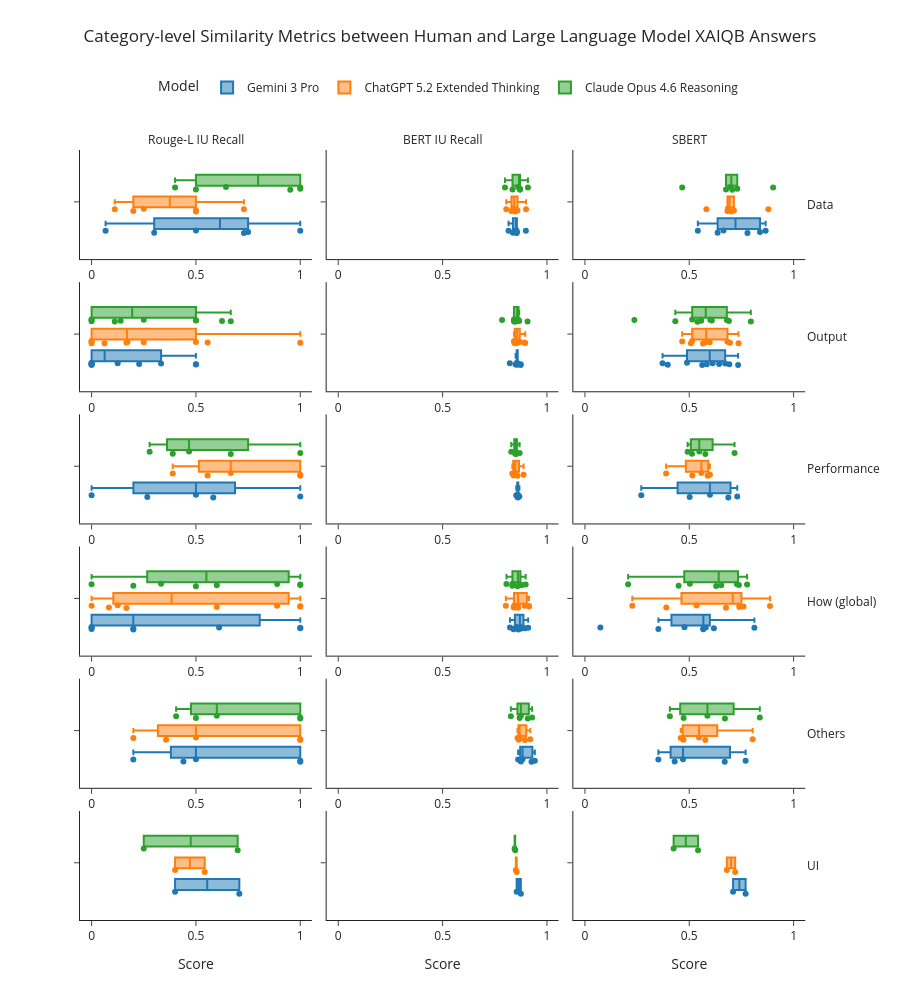

This figure's notebook cell:
### Code cell
fig = px.box(highest_similarity_df.melt(id_vars = id_vars, value_vars = value_vars, var_name = "Metric", value_name = "Score"),
             x = "Score", facet_row = "Category", facet_col = "Metric", 
             color = "Model", points = "all",
             height = 1000, template = "simple_white",
             title = "Category-level Similarity Metrics between Human and Large Language Model XAIQB Answers"
             ).for_each_xaxis(lambda x: x.update(showticklabels = True)).update_layout(
                 title = dict(x = 0.5, y = 0.97), 
                 legend = dict(orientation = "h", yanchor = "top", y = 1.1, xanchor = "center", x = 0.5), 
                 margin = dict(t = 150, pad = 0),
                 boxgroupgap = 0.5)

for annotation in fig["layout"]["annotations"]: 
    annotation["textangle"] = 0

fig.for_each_annotation(lambda x: x.update(text = x.text.split("=")[1]))
fig.for_each_xaxis(lambda x: x.update(showticklabels = True))
fig.show()

### Figure 1 — Plotly figure (JSON) as saved in the notebook; plotly's stock layout.template omitted (floating-point values rounded to 4 significant figures)
{"data": [{"alignmentgroup": "True", "boxpoints": "all", "hovertemplate": "Model=Gemini 3 Pro<br>Category=Data<br>Metric=Rouge-L IU Recall<br>Score=%{x}<extra></extra>", "legendgroup": "Gemini 3 Pro", "marker": {"color": "#1F77B4"}, "name": "Gemini 3 Pro", "notched": false, "offsetgroup": "Gemini 3 Pro", "orientation": "h", "showlegend": true, "type": "box", "x": [1.0, 0.73, 0.75, 0.5, 0.067, 0.3], "x0": " ", "xaxis": "x16", "y0": " ", "yaxis": "y16"}, {"alignmentgroup": "True", "boxpoints": "all", "hovertemplate": "Model=Gemini 3 Pro<br>Category=Data<br>Metric=BERT IU Recall<br>Score=%{x}<extra></extra>", "legendgroup": "Gemini 3 Pro", "marker": {"color": "#1F77B4"}, "name": "Gemini 3 Pro", "notched": false, "offsetgroup": "Gemini 3 Pro", "orientation": "h", "showlegend": false, "type": "box", "x": [0.856, 0.899, 0.855, 0.816, 0.854, 0.837], "x0": " ", "xaxis": "x17", "y0": " ", "yaxis": "y17"}, {"alignmentgroup": "True", "boxpoints": "all", "hovertemplate": "Model=Gemini 3 Pro<br>Category=Data<br>Metric=SBERT<br>Score=%{x}<extra></extra>", "legendgroup": "Gemini 3 Pro", "marker": {"color": "#1F77B4"}, "name": "Gemini 3 Pro", "notched": false, "offsetgroup": "Gemini 3 Pro", "orientation": "h", "showlegend": false, "type": "box", "x": [0.636, 0.839, 0.779, 0.866, 0.541, 0.664], "x0": " ", "xaxis": "x18", "y0": " ", "yaxis": "y18"}, {"alignmentgroup": "True", "boxpoints": "all", "hovertemplate": "Model=Gemini 3 Pro<br>Category=Output<br>Metric=Rouge-L IU Recall<br>Score=%{x}<extra></extra>", "legendgroup": "Gemini 3 Pro", "marker": {"color": "#1F77B4"}, "name": "Gemini 3 Pro", "notched": false, "offsetgroup": "Gemini 3 Pro", "orientation": "h", "showlegend": false, "type": "box", "x": [0.0, 0.228, 0.0, 0.5, 0.125, 0.0, 0.5, 0.0, 0.0, 0.333], "x0": " ", "xaxis": "x13", "y0": " ", "yaxis": "y13"}, {"alignmentgroup": "True", "boxpoints": "all", "hovertemplate": "Model=Gemini 3 Pro<br>Category=Output<br>Metric=BERT IU Recall<br>Score=%{x}<extra></extra>", "legendgroup": "Gemini 3 Pro", "marker": {"color": "#1F77B4"}, "name": "Gemini 3 Pro", "notched": false, "offsetgroup": "Gemini 3 Pro", "orientation": "h", "showlegend": false, "type": "box", "x": [0.858, 0.85, 0.857, 0.86, 0.857, 0.858, 0.874, 0.822, 0.855, 0.874], "x0": " ", "xaxis": "x14", "y0": " ", "yaxis": "y14"}, {"alignmentgroup": "True", "boxpoints": "all", "hovertemplate": "Model=Gemini 3 Pro<br>Category=Output<br>Metric=SBERT<br>Score=%{x}<extra></extra>", "legendgroup": "Gemini 3 Pro", "marker": {"color": "#1F77B4"}, "name": "Gemini 3 Pro", "notched": false, "offsetgroup": "Gemini 3 Pro", "orientation": "h", "showlegend": false, "type": "box", "x": [0.397, 0.562, 0.734, 0.612, 0.584, 0.643, 0.692, 0.372, 0.489, 0.672], "x0": " ", "xaxis": "x15", "y0": " ", "yaxis": "y15"}, {"alignmentgroup": "True", "boxpoints": "all", "hovertemplate": "Model=Gemini 3 Pro<br>Category=Performance<br>Metric=Rouge-L IU Recall<br>Score=%{x}<extra></extra>", "legendgroup": "Gemini 3 Pro", "marker": {"color": "#1F77B4"}, "name": "Gemini 3 Pro", "notched": false, "offsetgroup": "Gemini 3 Pro", "orientation": "h", "showlegend": false, "type": "box", "x": [0.267, 1.0, 0.583, 0.0, 0.5], "x0": " ", "xaxis": "x10", "y0": " ", "yaxis": "y10"}, {"alignmentgroup": "True", "boxpoints": "all", "hovertemplate": "Model=Gemini 3 Pro<br>Category=Performance<br>Metric=BERT IU Recall<br>Score=%{x}<extra></extra>", "legendgroup": "Gemini 3 Pro", "marker": {"color": "#1F77B4"}, "name": "Gemini 3 Pro", "notched": false, "offsetgroup": "Gemini 3 Pro", "orientation": "h", "showlegend": false, "type": "box", "x": [0.868, 0.861, 0.859, 0.861, 0.853], "x0": " ", "xaxis": "x11", "y0": " ", "yaxis": "y11"}, {"alignmentgroup": "True", "boxpoints": "all", "hovertemplate": "Model=Gemini 3 Pro<br>Category=Performance<br>Metric=SBERT<br>Score=%{x}<extra></extra>", "legendgroup": "Gemini 3 Pro", "marker": {"color": "#1F77B4"}, "name": "Gemini 3 Pro", "notched": false, "offsetgroup": "Gemini 3 Pro", "orientation": "h", "showlegend": false, "type": "box", "x": [0.502, 0.599, 0.73, 0.27, 0.687], "x0": " ", "xaxis": "x12", "y0": " ", "yaxis": "y12"}, {"alignmentgroup": "True", "boxpoints": "all", "hovertemplate": "Model=Gemini 3 Pro<br>Category=How (global)<br>Metric=Rouge-L IU Recall<br>Score=%{x}<extra></extra>", "legendgroup": "Gemini 3 Pro", "marker": {"color": "#1F77B4"}, "name": "Gemini 3 Pro", "notched": false, "offsetgroup": "Gemini 3 Pro", "orientation": "h", "showlegend": false, "type": "box", "x": [1.0, 0.2, 0.0, 0.0, 0.2, 0.611, 1.0, 0.0], "x0": " ", "xaxis": "x7", "y0": " ", "yaxis": "y7"}, {"alignmentgroup": "True", "boxpoints": "all", "hovertemplate": "Model=Gemini 3 Pro<br>Category=How (global)<br>Metric=BERT IU Recall<br>Score=%{x}<extra></extra>", "legendgroup": "Gemini 3 Pro", "marker": {"color": "#1F77B4"}, "name": "Gemini 3 Pro", "notched": false, "offsetgroup": "Gemini 3 Pro", "orientation": "h", "showlegend": false, "type": "box", "x": [0.91, 0.823, 0.853, 0.84, 0.878, 0.88, 0.895, 0.863], "x0": " ", "xaxis": "x8", "y0": " ", "yaxis": "y8"}, {"alignmentgroup": "True", "boxpoints": "all", "hovertemplate": "Model=Gemini 3 Pro<br>Category=How (global)<br>Metric=SBERT<br>Score=%{x}<extra></extra>", "legendgroup": "Gemini 3 Pro", "marker": {"color": "#1F77B4"}, "name": "Gemini 3 Pro", "notched": false, "offsetgroup": "Gemini 3 Pro", "orientation": "h", "showlegend": false, "type": "box", "x": [0.618, 0.579, 0.352, 0.074, 0.477, 0.567, 0.812, 0.568], "x0": " ", "xaxis": "x9", "y0": " ", "yaxis": "y9"}, {"alignmentgroup": "True", "boxpoints": "all", "hovertemplate": "Model=Gemini 3 Pro<br>Category=Others<br>Metric=Rouge-L IU Recall<br>Score=%{x}<extra></extra>", "legendgroup": "Gemini 3 Pro", "marker": {"color": "#1F77B4"}, "name": "Gemini 3 Pro", "notched": false, "offsetgroup": "Gemini 3 Pro", "orientation": "h", "showlegend": false, "type": "box", "x": [0.2, 1.0, 0.44, 0.5, 1.0], "x0": " ", "xaxis": "x4", "y0": " ", "yaxis": "y4"}, {"alignmentgroup": "True", "boxpoints": "all", "hovertemplate": "Model=Gemini 3 Pro<br>Category=Others<br>Metric=BERT IU Recall<br>Score=%{x}<extra></extra>", "legendgroup": "Gemini 3 Pro", "marker": {"color": "#1F77B4"}, "name": "Gemini 3 Pro", "notched": false, "offsetgroup": "Gemini 3 Pro", "orientation": "h", "showlegend": false, "type": "box", "x": [0.883, 0.942, 0.875, 0.862, 0.926], "x0": " ", "xaxis": "x5", "y0": " ", "yaxis": "y5"}, {"alignmentgroup": "True", "boxpoints": "all", "hovertemplate": "Model=Gemini 3 Pro<br>Category=Others<br>Metric=SBERT<br>Score=%{x}<extra></extra>", "legendgroup": "Gemini 3 Pro", "marker": {"color": "#1F77B4"}, "name": "Gemini 3 Pro", "notched": false, "offsetgroup": "Gemini 3 Pro", "orientation": "h", "showlegend": false, "type": "box", "x": [0.47, 0.43, 0.67, 0.352, 0.77], "x0": " ", "xaxis": "x6", "y0": " ", "yaxis": "y6"}, {"alignmentgroup": "True", "boxpoints": "all", "hovertemplate": "Model=Gemini 3 Pro<br>Category=UI<br>Metric=Rouge-L IU Recall<br>Score=%{x}<extra></extra>", "legendgroup": "Gemini 3 Pro", "marker": {"color": "#1F77B4"}, "name": "Gemini 3 Pro", "notched": false, "offsetgroup": "Gemini 3 Pro", "orientation": "h", "showlegend": false, "type": "box", "x": [0.4, 0.708], "x0": " ", "xaxis": "x", "y0": " ", "yaxis": "y"}, {"alignmentgroup": "True", "boxpoints": "all", "hovertemplate": "Model=Gemini 3 Pro<br>Category=UI<br>Metric=BERT IU Recall<br>Score=%{x}<extra></extra>", "legendgroup": "Gemini 3 Pro", "marker": {"color": "#1F77B4"}, "name": "Gemini 3 Pro", "notched": false, "offsetgroup": "Gemini 3 Pro", "orientation": "h", "showlegend": false, "type": "box", "x": [0.855, 0.875], "x0": " ", "xaxis": "x2", "y0": " ", "yaxis": "y2"}, {"alignmentgroup": "True", "boxpoints": "all", "hovertemplate": "Model=Gemini 3 Pro<br>Category=UI<br>Metric=SBERT<br>Score=%{x}<extra></extra>", "legendgroup": "Gemini 3 Pro", "marker": {"color": "#1F77B4"}, "name": "Gemini 3 Pro", "notched": false, "offsetgroup": "Gemini 3 Pro", "orientation": "h", "showlegend": false, "type": "box", "x": [0.71, 0.77], "x0": " ", "xaxis": "x3", "y0": " ", "yaxis": "y3"}, {"alignmentgroup": "True", "boxpoints": "all", "hovertemplate": "Model=ChatGPT 5.2 Extended Thinking<br>Category=Data<br>Metric=Rouge-L IU Recall<br>Score=%{x}<extra></extra>", "legendgroup": "ChatGPT 5.2 Extended Thinking", "marker": {"color": "#FF7F0E"}, "name": "ChatGPT 5.2 Extended Thinking", "notched": false, "offsetgroup": "ChatGPT 5.2 Extended Thinking", "orientation": "h", "showlegend": true, "type": "box", "x": [0.5, 0.73, 0.25, 0.5, 0.111, 0.2], "x0": " ", "xaxis": "x16", "y0": " ", "yaxis": "y16"}, {"alignmentgroup": "True", "boxpoints": "all", "hovertemplate": "Model=ChatGPT 5.2 Extended Thinking<br>Category=Data<br>Metric=BERT IU Recall<br>Score=%{x}<extra></extra>", "legendgroup": "ChatGPT 5.2 Extended Thinking", "marker": {"color": "#FF7F0E"}, "name": "ChatGPT 5.2 Extended Thinking", "notched": false, "offsetgroup": "ChatGPT 5.2 Extended Thinking", "orientation": "h", "showlegend": false, "type": "box", "x": [0.848, 0.9, 0.838, 0.805, 0.859, 0.83], "x0": " ", "xaxis": "x17", "y0": " ", "yaxis": "y17"}, {"alignmentgroup": "True", "boxpoints": "all", "hovertemplate": "Model=ChatGPT 5.2 Extended Thinking<br>Category=Data<br>Metric=SBERT<br>Score=%{x}<extra></extra>", "legendgroup": "ChatGPT 5.2 Extended Thinking", "marker": {"color": "#FF7F0E"}, "name": "ChatGPT 5.2 Extended Thinking", "notched": false, "offsetgroup": "ChatGPT 5.2 Extended Thinking", "orientation": "h", "showlegend": false, "type": "box", "x": [0.683, 0.879, 0.685, 0.702, 0.582, 0.714], "x0": " ", "xaxis": "x18", "y0": " ", "yaxis": "y18"}, {"alignmentgroup": "True", "boxpoints": "all", "hovertemplate": "Model=ChatGPT 5.2 Extended Thinking<br>Category=Output<br>Metric=Rouge-L IU Recall<br>Score=%{x}<extra></extra>", "legendgroup": "ChatGPT 5.2 Extended Thinking", "marker": {"color": "#FF7F0E"}, "name": "ChatGPT 5.2 Extended Thinking", "notched": false, "offsetgroup": "ChatGPT 5.2 Extended Thinking", "orientation": "h", "showlegend": false, "type": "box", "x": [0.25, 0.172, 0.0, 0.167, 0.062, 0.0, 1.0, 0.5, 0.0, 0.556], "x0": " ", "xaxis": "x13", "y0": " ", "yaxis": "y13"}, {"alignmentgroup": "True", "boxpoints": "all", "hovertemplate": "Model=ChatGPT 5.2 Extended Thinking<br>Category=Output<br>Metric=BERT IU Recall<br>Score=%{x}<extra></extra>", "legendgroup": "ChatGPT 5.2 Extended Thinking", "marker": {"color": "#FF7F0E"}, "name": "ChatGPT 5.2 Extended Thinking", "notched": false, "offsetgroup": "ChatGPT 5.2 Extended Thinking", "orientation": "h", "showlegend": false, "type": "box", "x": [0.862, 0.846, 0.842, 0.858, 0.853, 0.856, 0.896, 0.892, 0.845, 0.87], "x0": " ", "xaxis": "x14", "y0": " ", "yaxis": "y14"}, {"alignmentgroup": "True", "boxpoints": "all", "hovertemplate": "Model=ChatGPT 5.2 Extended Thinking<br>Category=Output<br>Metric=SBERT<br>Score=%{x}<extra></extra>", "legendgroup": "ChatGPT 5.2 Extended Thinking", "marker": {"color": "#FF7F0E"}, "name": "ChatGPT 5.2 Extended Thinking", "notched": false, "offsetgroup": "ChatGPT 5.2 Extended Thinking", "orientation": "h", "showlegend": false, "type": "box", "x": [0.508, 0.598, 0.736, 0.587, 0.566, 0.683, 0.695, 0.466, 0.514, 0.575], "x0": " ", "xaxis": "x15", "y0": " ", "yaxis": "y15"}, {"alignmentgroup": "True", "boxpoints": "all", "hovertemplate": "Model=ChatGPT 5.2 Extended Thinking<br>Category=Performance<br>Metric=Rouge-L IU Recall<br>Score=%{x}<extra></extra>", "legendgroup": "ChatGPT 5.2 Extended Thinking", "marker": {"color": "#FF7F0E"}, "name": "ChatGPT 5.2 Extended Thinking", "notched": false, "offsetgroup": "ChatGPT 5.2 Extended Thinking", "orientation": "h", "showlegend": false, "type": "box", "x": [1.0, 1.0, 0.389, 0.556, 0.667], "x0": " ", "xaxis": "x10", "y0": " ", "yaxis": "y10"}, {"alignmentgroup": "True", "boxpoints": "all", "hovertemplate": "Model=ChatGPT 5.2 Extended Thinking<br>Category=Performance<br>Metric=BERT IU Recall<br>Score=%{x}<extra></extra>", "legendgroup": "ChatGPT 5.2 Extended Thinking", "marker": {"color": "#FF7F0E"}, "name": "ChatGPT 5.2 Extended Thinking", "notched": false, "offsetgroup": "ChatGPT 5.2 Extended Thinking", "orientation": "h", "showlegend": false, "type": "box", "x": [0.888, 0.84, 0.834, 0.859, 0.848], "x0": " ", "xaxis": "x11", "y0": " ", "yaxis": "y11"}, {"alignmentgroup": "True", "boxpoints": "all", "hovertemplate": "Model=ChatGPT 5.2 Extended Thinking<br>Category=Performance<br>Metric=SBERT<br>Score=%{x}<extra></extra>", "legendgroup": "ChatGPT 5.2 Extended Thinking", "marker": {"color": "#FF7F0E"}, "name": "ChatGPT 5.2 Extended Thinking", "notched": false, "offsetgroup": "ChatGPT 5.2 Extended Thinking", "orientation": "h", "showlegend": false, "type": "box", "x": [0.515, 0.558, 0.588, 0.389, 0.599], "x0": " ", "xaxis": "x12", "y0": " ", "yaxis": "y12"}, {"alignmentgroup": "True", "boxpoints": "all", "hovertemplate": "Model=ChatGPT 5.2 Extended Thinking<br>Category=How (global)<br>Metric=Rouge-L IU Recall<br>Score=%{x}<extra></extra>", "legendgroup": "ChatGPT 5.2 Extended Thinking", "marker": {"color": "#FF7F0E"}, "name": "ChatGPT 5.2 Extended Thinking", "notched": false, "offsetgroup": "ChatGPT 5.2 Extended Thinking", "orientation": "h", "showlegend": false, "type": "box", "x": [1.0, 0.6, 0.125, 0.083, 0.0, 0.889, 1.0, 0.167], "x0": " ", "xaxis": "x7", "y0": " ", "yaxis": "y7"}, {"alignmentgroup": "True", "boxpoints": "all", "hovertemplate": "Model=ChatGPT 5.2 Extended Thinking<br>Category=How (global)<br>Metric=BERT IU Recall<br>Score=%{x}<extra></extra>", "legendgroup": "ChatGPT 5.2 Extended Thinking", "marker": {"color": "#FF7F0E"}, "name": "ChatGPT 5.2 Extended Thinking", "notched": false, "offsetgroup": "ChatGPT 5.2 Extended Thinking", "orientation": "h", "showlegend": false, "type": "box", "x": [0.914, 0.803, 0.861, 0.841, 0.843, 0.893, 0.914, 0.862], "x0": " ", "xaxis": "x8", "y0": " ", "yaxis": "y8"}, {"alignmentgroup": "True", "boxpoints": "all", "hovertemplate": "Model=ChatGPT 5.2 Extended Thinking<br>Category=How (global)<br>Metric=SBERT<br>Score=%{x}<extra></extra>", "legendgroup": "ChatGPT 5.2 Extended Thinking", "marker": {"color": "#FF7F0E"}, "name": "ChatGPT 5.2 Extended Thinking", "notched": false, "offsetgroup": "ChatGPT 5.2 Extended Thinking", "orientation": "h", "showlegend": false, "type": "box", "x": [0.535, 0.74, 0.676, 0.39, 0.227, 0.76, 0.74, 0.887], "x0": " ", "xaxis": "x9", "y0": " ", "yaxis": "y9"}, {"alignmentgroup": "True", "boxpoints": "all", "hovertemplate": "Model=ChatGPT 5.2 Extended Thinking<br>Category=Others<br>Metric=Rouge-L IU Recall<br>Score=%{x}<extra></extra>", "legendgroup": "ChatGPT 5.2 Extended Thinking", "marker": {"color": "#FF7F0E"}, "name": "ChatGPT 5.2 Extended Thinking", "notched": false, "offsetgroup": "ChatGPT 5.2 Extended Thinking", "orientation": "h", "showlegend": false, "type": "box", "x": [0.2, 0.5, 0.357, 1.0, 1.0], "x0": " ", "xaxis": "x4", "y0": " ", "yaxis": "y4"}, {"alignmentgroup": "True", "boxpoints": "all", "hovertemplate": "Model=ChatGPT 5.2 Extended Thinking<br>Category=Others<br>Metric=BERT IU Recall<br>Score=%{x}<extra></extra>", "legendgroup": "ChatGPT 5.2 Extended Thinking", "marker": {"color": "#FF7F0E"}, "name": "ChatGPT 5.2 Extended Thinking", "notched": false, "offsetgroup": "ChatGPT 5.2 Extended Thinking", "orientation": "h", "showlegend": false, "type": "box", "x": [0.865, 0.895, 0.859, 0.869, 0.92], "x0": " ", "xaxis": "x5", "y0": " ", "yaxis": "y5"}, {"alignmentgroup": "True", "boxpoints": "all", "hovertemplate": "Model=ChatGPT 5.2 Extended Thinking<br>Category=Others<br>Metric=SBERT<br>Score=%{x}<extra></extra>", "legendgroup": "ChatGPT 5.2 Extended Thinking", "marker": {"color": "#FF7F0E"}, "name": "ChatGPT 5.2 Extended Thinking", "notched": false, "offsetgroup": "ChatGPT 5.2 Extended Thinking", "orientation": "h", "showlegend": false, "type": "box", "x": [0.459, 0.547, 0.804, 0.472, 0.577], "x0": " ", "xaxis": "x6", "y0": " ", "yaxis": "y6"}, {"alignmentgroup": "True", "boxpoints": "all", "hovertemplate": "Model=ChatGPT 5.2 Extended Thinking<br>Category=UI<br>Metric=Rouge-L IU Recall<br>Score=%{x}<extra></extra>", "legendgroup": "ChatGPT 5.2 Extended Thinking", "marker": {"color": "#FF7F0E"}, "name": "ChatGPT 5.2 Extended Thinking", "notched": false, "offsetgroup": "ChatGPT 5.2 Extended Thinking", "orientation": "h", "showlegend": false, "type": "box", "x": [0.4, 0.542], "x0": " ", "xaxis": "x", "y0": " ", "yaxis": "y"}, {"alignmentgroup": "True", "boxpoints": "all", "hovertemplate": "Model=ChatGPT 5.2 Extended Thinking<br>Category=UI<br>Metric=BERT IU Recall<br>Score=%{x}<extra></extra>", "legendgroup": "ChatGPT 5.2 Extended Thinking", "marker": {"color": "#FF7F0E"}, "name": "ChatGPT 5.2 Extended Thinking", "notched": false, "offsetgroup": "ChatGPT 5.2 Extended Thinking", "orientation": "h", "showlegend": false, "type": "box", "x": [0.851, 0.855], "x0": " ", "xaxis": "x2", "y0": " ", "yaxis": "y2"}, {"alignmentgroup": "True", "boxpoints": "all", "hovertemplate": "Model=ChatGPT 5.2 Extended Thinking<br>Category=UI<br>Metric=SBERT<br>Score=%{x}<extra></extra>", "legendgroup": "ChatGPT 5.2 Extended Thinking", "marker": {"color": "#FF7F0E"}, "name": "ChatGPT 5.2 Extended Thinking", "notched": false, "offsetgroup": "ChatGPT 5.2 Extended Thinking", "orientation": "h", "showlegend": false, "type": "box", "x": [0.68, 0.72], "x0": " ", "xaxis": "x3", "y0": " ", "yaxis": "y3"}, {"alignmentgroup": "True", "boxpoints": "all", "hovertemplate": "Model=Claude Opus 4.6 Reasoning<br>Category=Data<br>Metric=Rouge-L IU Recall<br>Score=%{x}<extra></extra>", "legendgroup": "Claude Opus 4.6 Reasoning", "marker": {"color": "#2CA02C"}, "name": "Claude Opus 4.6 Reasoning", "notched": false, "offsetgroup": "Claude Opus 4.6 Reasoning", "orientation": "h", "showlegend": true, "type": "box", "x": [1.0, 0.952, 1.0, 0.5, 0.644, 0.4], "x0": " ", "xaxis": "x16", "y0": " ", "yaxis": "y16"}, {"alignmentgroup": "True", "boxpoints": "all", "hovertemplate": "Model=Claude Opus 4.6 Reasoning<br>Category=Data<br>Metric=BERT IU Recall<br>Score=%{x}<extra></extra>", "legendgroup": "Claude Opus 4.6 Reasoning", "marker": {"color": "#2CA02C"}, "name": "Claude Opus 4.6 Reasoning", "notched": false, "offsetgroup": "Claude Opus 4.6 Reasoning", "orientation": "h", "showlegend": false, "type": "box", "x": [0.862, 0.909, 0.871, 0.799, 0.871, 0.835], "x0": " ", "xaxis": "x17", "y0": " ", "yaxis": "y17"}, {"alignmentgroup": "True", "boxpoints": "all", "hovertemplate": "Model=Claude Opus 4.6 Reasoning<br>Category=Data<br>Metric=SBERT<br>Score=%{x}<extra></extra>", "legendgroup": "Claude Opus 4.6 Reasoning", "marker": {"color": "#2CA02C"}, "name": "Claude Opus 4.6 Reasoning", "notched": false, "offsetgroup": "Claude Opus 4.6 Reasoning", "orientation": "h", "showlegend": false, "type": "box", "x": [0.706, 0.902, 0.73, 0.466, 0.697, 0.676], "x0": " ", "xaxis": "x18", "y0": " ", "yaxis": "y18"}, {"alignmentgroup": "True", "boxpoints": "all", "hovertemplate": "Model=Claude Opus 4.6 Reasoning<br>Category=Output<br>Metric=Rouge-L IU Recall<br>Score=%{x}<extra></extra>", "legendgroup": "Claude Opus 4.6 Reasoning", "marker": {"color": "#2CA02C"}, "name": "Claude Opus 4.6 Reasoning", "notched": false, "offsetgroup": "Claude Opus 4.6 Reasoning", "orientation": "h", "showlegend": false, "type": "box", "x": [0.0, 0.139, 0.0, 0.5, 0.25, 0.667, 0.0, 0.5, 0.625, 0.111], "x0": " ", "xaxis": "x13", "y0": " ", "yaxis": "y13"}, {"alignmentgroup": "True", "boxpoints": "all", "hovertemplate": "Model=Claude Opus 4.6 Reasoning<br>Category=Output<br>Metric=BERT IU Recall<br>Score=%{x}<extra></extra>", "legendgroup": "Claude Opus 4.6 Reasoning", "marker": {"color": "#2CA02C"}, "name": "Claude Opus 4.6 Reasoning", "notched": false, "offsetgroup": "Claude Opus 4.6 Reasoning", "orientation": "h", "showlegend": false, "type": "box", "x": [0.857, 0.842, 0.842, 0.864, 0.857, 0.857, 0.785, 0.907, 0.846, 0.867], "x0": " ", "xaxis": "x14", "y0": " ", "yaxis": "y14"}, {"alignmentgroup": "True", "boxpoints": "all", "hovertemplate": "Model=Claude Opus 4.6 Reasoning<br>Category=Output<br>Metric=SBERT<br>Score=%{x}<extra></extra>", "legendgroup": "Claude Opus 4.6 Reasoning", "marker": {"color": "#2CA02C"}, "name": "Claude Opus 4.6 Reasoning", "notched": false, "offsetgroup": "Claude Opus 4.6 Reasoning", "orientation": "h", "showlegend": false, "type": "box", "x": [0.433, 0.514, 0.69, 0.539, 0.68, 0.601, 0.557, 0.795, 0.608, 0.237], "x0": " ", "xaxis": "x15", "y0": " ", "yaxis": "y15"}, {"alignmentgroup": "True", "boxpoints": "all", "hovertemplate": "Model=Claude Opus 4.6 Reasoning<br>Category=Performance<br>Metric=Rouge-L IU Recall<br>Score=%{x}<extra></extra>", "legendgroup": "Claude Opus 4.6 Reasoning", "marker": {"color": "#2CA02C"}, "name": "Claude Opus 4.6 Reasoning", "notched": false, "offsetgroup": "Claude Opus 4.6 Reasoning", "orientation": "h", "showlegend": false, "type": "box", "x": [0.467, 1.0, 0.278, 0.389, 0.667], "x0": " ", "xaxis": "x10", "y0": " ", "yaxis": "y10"}, {"alignmentgroup": "True", "boxpoints": "all", "hovertemplate": "Model=Claude Opus 4.6 Reasoning<br>Category=Performance<br>Metric=BERT IU Recall<br>Score=%{x}<extra></extra>", "legendgroup": "Claude Opus 4.6 Reasoning", "marker": {"color": "#2CA02C"}, "name": "Claude Opus 4.6 Reasoning", "notched": false, "offsetgroup": "Claude Opus 4.6 Reasoning", "orientation": "h", "showlegend": false, "type": "box", "x": [0.869, 0.849, 0.829, 0.848, 0.852], "x0": " ", "xaxis": "x11", "y0": " ", "yaxis": "y11"}, {"alignmentgroup": "True", "boxpoints": "all", "hovertemplate": "Model=Claude Opus 4.6 Reasoning<br>Category=Performance<br>Metric=SBERT<br>Score=%{x}<extra></extra>", "legendgroup": "Claude Opus 4.6 Reasoning", "marker": {"color": "#2CA02C"}, "name": "Claude Opus 4.6 Reasoning", "notched": false, "offsetgroup": "Claude Opus 4.6 Reasoning", "orientation": "h", "showlegend": false, "type": "box", "x": [0.577, 0.513, 0.492, 0.548, 0.717], "x0": " ", "xaxis": "x12", "y0": " ", "yaxis": "y12"}, {"alignmentgroup": "True", "boxpoints": "all", "hovertemplate": "Model=Claude Opus 4.6 Reasoning<br>Category=How (global)<br>Metric=Rouge-L IU Recall<br>Score=%{x}<extra></extra>", "legendgroup": "Claude Opus 4.6 Reasoning", "marker": {"color": "#2CA02C"}, "name": "Claude Opus 4.6 Reasoning", "notched": false, "offsetgroup": "Claude Opus 4.6 Reasoning", "orientation": "h", "showlegend": false, "type": "box", "x": [1.0, 0.6, 0.5, 0.0, 0.2, 0.889, 1.0, 0.333], "x0": " ", "xaxis": "x7", "y0": " ", "yaxis": "y7"}, {"alignmentgroup": "True", "boxpoints": "all", "hovertemplate": "Model=Claude Opus 4.6 Reasoning<br>Category=How (global)<br>Metric=BERT IU Recall<br>Score=%{x}<extra></extra>", "legendgroup": "Claude Opus 4.6 Reasoning", "marker": {"color": "#2CA02C"}, "name": "Claude Opus 4.6 Reasoning", "notched": false, "offsetgroup": "Claude Opus 4.6 Reasoning", "orientation": "h", "showlegend": false, "type": "box", "x": [0.898, 0.806, 0.859, 0.834, 0.866, 0.88, 0.835, 0.863], "x0": " ", "xaxis": "x8", "y0": " ", "yaxis": "y8"}, {"alignmentgroup": "True", "boxpoints": "all", "hovertemplate": "Model=Claude Opus 4.6 Reasoning<br>Category=How (global)<br>Metric=SBERT<br>Score=%{x}<extra></extra>", "legendgroup": "Claude Opus 4.6 Reasoning", "marker": {"color": "#2CA02C"}, "name": "Claude Opus 4.6 Reasoning", "notched": false, "offsetgroup": "Claude Opus 4.6 Reasoning", "orientation": "h", "showlegend": false, "type": "box", "x": [0.503, 0.738, 0.653, 0.207, 0.449, 0.777, 0.629, 0.729], "x0": " ", "xaxis": "x9", "y0": " ", "yaxis": "y9"}, {"alignmentgroup": "True", "boxpoints": "all", "hovertemplate": "Model=Claude Opus 4.6 Reasoning<br>Category=Others<br>Metric=Rouge-L IU Recall<br>Score=%{x}<extra></extra>", "legendgroup": "Claude Opus 4.6 Reasoning", "marker": {"color": "#2CA02C"}, "name": "Claude Opus 4.6 Reasoning", "notched": false, "offsetgroup": "Claude Opus 4.6 Reasoning", "orientation": "h", "showlegend": false, "type": "box", "x": [0.6, 1.0, 0.405, 0.5, 1.0], "x0": " ", "xaxis": "x4", "y0": " ", "yaxis": "y4"}, {"alignmentgroup": "True", "boxpoints": "all", "hovertemplate": "Model=Claude Opus 4.6 Reasoning<br>Category=Others<br>Metric=BERT IU Recall<br>Score=%{x}<extra></extra>", "legendgroup": "Claude Opus 4.6 Reasoning", "marker": {"color": "#2CA02C"}, "name": "Claude Opus 4.6 Reasoning", "notched": false, "offsetgroup": "Claude Opus 4.6 Reasoning", "orientation": "h", "showlegend": false, "type": "box", "x": [0.869, 0.929, 0.875, 0.827, 0.908], "x0": " ", "xaxis": "x5", "y0": " ", "yaxis": "y5"}, {"alignmentgroup": "True", "boxpoints": "all", "hovertemplate": "Model=Claude Opus 4.6 Reasoning<br>Category=Others<br>Metric=SBERT<br>Score=%{x}<extra></extra>", "legendgroup": "Claude Opus 4.6 Reasoning", "marker": {"color": "#2CA02C"}, "name": "Claude Opus 4.6 Reasoning", "notched": false, "offsetgroup": "Claude Opus 4.6 Reasoning", "orientation": "h", "showlegend": false, "type": "box", "x": [0.473, 0.671, 0.838, 0.407, 0.587], "x0": " ", "xaxis": "x6", "y0": " ", "yaxis": "y6"}, {"alignmentgroup": "True", "boxpoints": "all", "hovertemplate": "Model=Claude Opus 4.6 Reasoning<br>Category=UI<br>Metric=Rouge-L IU Recall<br>Score=%{x}<extra></extra>", "legendgroup": "Claude Opus 4.6 Reasoning", "marker": {"color": "#2CA02C"}, "name": "Claude Opus 4.6 Reasoning", "notched": false, "offsetgroup": "Claude Opus 4.6 Reasoning", "orientation": "h", "showlegend": false, "type": "box", "x": [0.7, 0.25], "x0": " ", "xaxis": "x", "y0": " ", "yaxis": "y"}, {"alignmentgroup": "True", "boxpoints": "all", "hovertemplate": "Model=Claude Opus 4.6 Reasoning<br>Category=UI<br>Metric=BERT IU Recall<br>Score=%{x}<extra></extra>", "legendgroup": "Claude Opus 4.6 Reasoning", "marker": {"color": "#2CA02C"}, "name": "Claude Opus 4.6 Reasoning", "notched": false, "offsetgroup": "Claude Opus 4.6 Reasoning", "orientation": "h", "showlegend": false, "type": "box", "x": [0.848, 0.845], "x0": " ", "xaxis": "x2", "y0": " ", "yaxis": "y2"}, {"alignmentgroup": "True", "boxpoints": "all", "hovertemplate": "Model=Claude Opus 4.6 Reasoning<br>Category=UI<br>Metric=SBERT<br>Score=%{x}<extra></extra>", "legendgroup": "Claude Opus 4.6 Reasoning", "marker": {"color": "#2CA02C"}, "name": "Claude Opus 4.6 Reasoning", "notched": false, "offsetgroup": "Claude Opus 4.6 Reasoning", "orientation": "h", "showlegend": false, "type": "box", "x": [0.542, 0.425], "x0": " ", "xaxis": "x3", "y0": " ", "yaxis": "y3"}], "layout": {"annotations": [{"font": {}, "showarrow": false, "text": "Rouge-L IU Recall", "textangle": 0, "x": 0.1567, "xanchor": "center", "xref": "paper", "y": 1, "yanchor": "bottom", "yref": "paper"}, {"font": {}, "showarrow": false, "text": "BERT IU Recall", "textangle": 0, "x": 0.49, "xanchor": "center", "xref": "paper", "y": 1, "yanchor": "bottom", "yref": "paper"}, {"font": {}, "showarrow": false, "text": "SBERT", "textangle": 0, "x": 0.8233, "xanchor": "center", "xref": "paper", "y": 1, "yanchor": "bottom", "yref": "paper"}, {"font": {}, "showarrow": false, "text": "UI", "textangle": 0, "x": 0.98, "xanchor": "left", "xref": "paper", "y": 0.07083, "yanchor": "middle", "yref": "paper"}, {"font": {}, "showarrow": false, "text": "Others", "textangle": 0, "x": 0.98, "xanchor": "left", "xref": "paper", "y": 0.2425, "yanchor": "middle", "yref": "paper"}, {"font": {}, "showarrow": false, "text": "How (global)", "textangle": 0, "x": 0.98, "xanchor": "left", "xref": "paper", "y": 0.4142, "yanchor": "middle", "yref": "paper"}, {"font": {}, "showarrow": false, "text": "Performance", "textangle": 0, "x": 0.98, "xanchor": "left", "xref": "paper", "y": 0.5858, "yanchor": "middle", "yref": "paper"}, {"font": {}, "showarrow": false, "text": "Output", "textangle": 0, "x": 0.98, "xanchor": "left", "xref": "paper", "y": 0.7575, "yanchor": "middle", "yref": "paper"}, {"font": {}, "showarrow": false, "text": "Data", "textangle": 0, "x": 0.98, "xanchor": "left", "xref": "paper", "y": 0.9292, "yanchor": "middle", "yref": "paper"}], "boxgroupgap": 0.5, "boxmode": "group", "height": 1000, "legend": {"orientation": "h", "title": {"text": "Model"}, "tracegroupgap": 0, "x": 0.5, "xanchor": "center", "y": 1.1, "yanchor": "top"}, "margin": {"pad": 0, "t": 150}, "title": {"text": "Category-level Similarity Metrics between Human and Large Language Model XAIQB Answers", "x": 0.5, "y": 0.97}, "xaxis": {"anchor": "y", "domain": [0, 0.3133], "showticklabels": true, "title": {"text": "Score"}}, "xaxis10": {"anchor": "y10", "domain": [0, 0.3133], "matches": "x", "showticklabels": true}, "xaxis11": {"anchor": "y11", "domain": [0.3333, 0.6467], "matches": "x", "showticklabels": true}, "xaxis12": {"anchor": "y12", "domain": [0.6667, 0.98], "matches": "x", "showticklabels": true}, "xaxis13": {"anchor": "y13", "domain": [0, 0.3133], "matches": "x", "showticklabels": true}, "xaxis14": {"anchor": "y14", "domain": [0.3333, 0.6467], "matches": "x", "showticklabels": true}, "xaxis15": {"anchor": "y15", "domain": [0.6667, 0.98], "matches": "x", "showticklabels": true}, "xaxis16": {"anchor": "y16", "domain": [0, 0.3133], "matches": "x", "showticklabels": true}, "xaxis17": {"anchor": "y17", "domain": [0.3333, 0.6467], "matches": "x", "showticklabels": true}, "xaxis18": {"anchor": "y18", "domain": [0.6667, 0.98], "matches": "x", "showticklabels": true}, "xaxis2": {"anchor": "y2", "domain": [0.3333, 0.6467], "matches": "x", "showticklabels": true, "title": {"text": "Score"}}, "xaxis3": {"anchor": "y3", "domain": [0.6667, 0.98], "matches": "x", "showticklabels": true, "title": {"text": "Score"}}, "xaxis4": {"anchor": "y4", "domain": [0, 0.3133], "matches": "x", "showticklabels": true}, "xaxis5": {"anchor": "y5", "domain": [0.3333, 0.6467], "matches": "x", "showticklabels": true}, "xaxis6": {"anchor": "y6", "domain": [0.6667, 0.98], "matches": "x", "showticklabels": true}, "xaxis7": {"anchor": "y7", "domain": [0, 0.3133], "matches": "x", "showticklabels": true}, "xaxis8": {"anchor": "y8", "domain": [0.3333, 0.6467], "matches": "x", "showticklabels": true}, "xaxis9": {"anchor": "y9", "domain": [0.6667, 0.98], "matches": "x", "showticklabels": true}, "yaxis": {"anchor": "x", "domain": [0, 0.1417]}, "yaxis10": {"anchor": "x10", "domain": [0.515, 0.6567], "matches": "y"}, "yaxis11": {"anchor": "x11", "domain": [0.515, 0.6567], "matches": "y", "showticklabels": false}, "yaxis12": {"anchor": "x12", "domain": [0.515, 0.6567], "matches": "y", "showticklabels": false}, "yaxis13": {"anchor": "x13", "domain": [0.6867, 0.8283], "matches": "y"}, "yaxis14": {"anchor": "x14", "domain": [0.6867, 0.8283], "matches": "y", "showticklabels": false}, "yaxis15": {"anchor": "x15", "domain": [0.6867, 0.8283], "matches": "y", "showticklabels": false}, "yaxis16": {"anchor": "x16", "domain": [0.8583, 1], "matches": "y"}, "yaxis17": {"anchor": "x17", "domain": [0.8583, 1], "matches": "y", "showticklabels": false}, "yaxis18": {"anchor": "x18", "domain": [0.8583, 1], "matches": "y", "showticklabels": false}, "yaxis2": {"anchor": "x2", "domain": [0, 0.1417], "matches": "y", "showticklabels": false}, "yaxis3": {"anchor": "x3", "domain": [0, 0.1417], "matches": "y", "showticklabels": false}, "yaxis4": {"anchor": "x4", "domain": [0.1717, 0.3133], "matches": "y"}, "yaxis5": {"anchor": "x5", "domain": [0.1717, 0.3133], "matches": "y", "showticklabels": false}, "yaxis6": {"anchor": "x6", "domain": [0.1717, 0.3133], "matches": "y", "showticklabels": false}, "yaxis7": {"anchor": "x7", "domain": [0.3433, 0.485], "matches": "y"}, "yaxis8": {"anchor": "x8", "domain": [0.3433, 0.485], "matches": "y", "showticklabels": false}, "yaxis9": {"anchor": "x9", "domain": [0.3433, 0.485], "matches": "y", "showticklabels": false}}}
